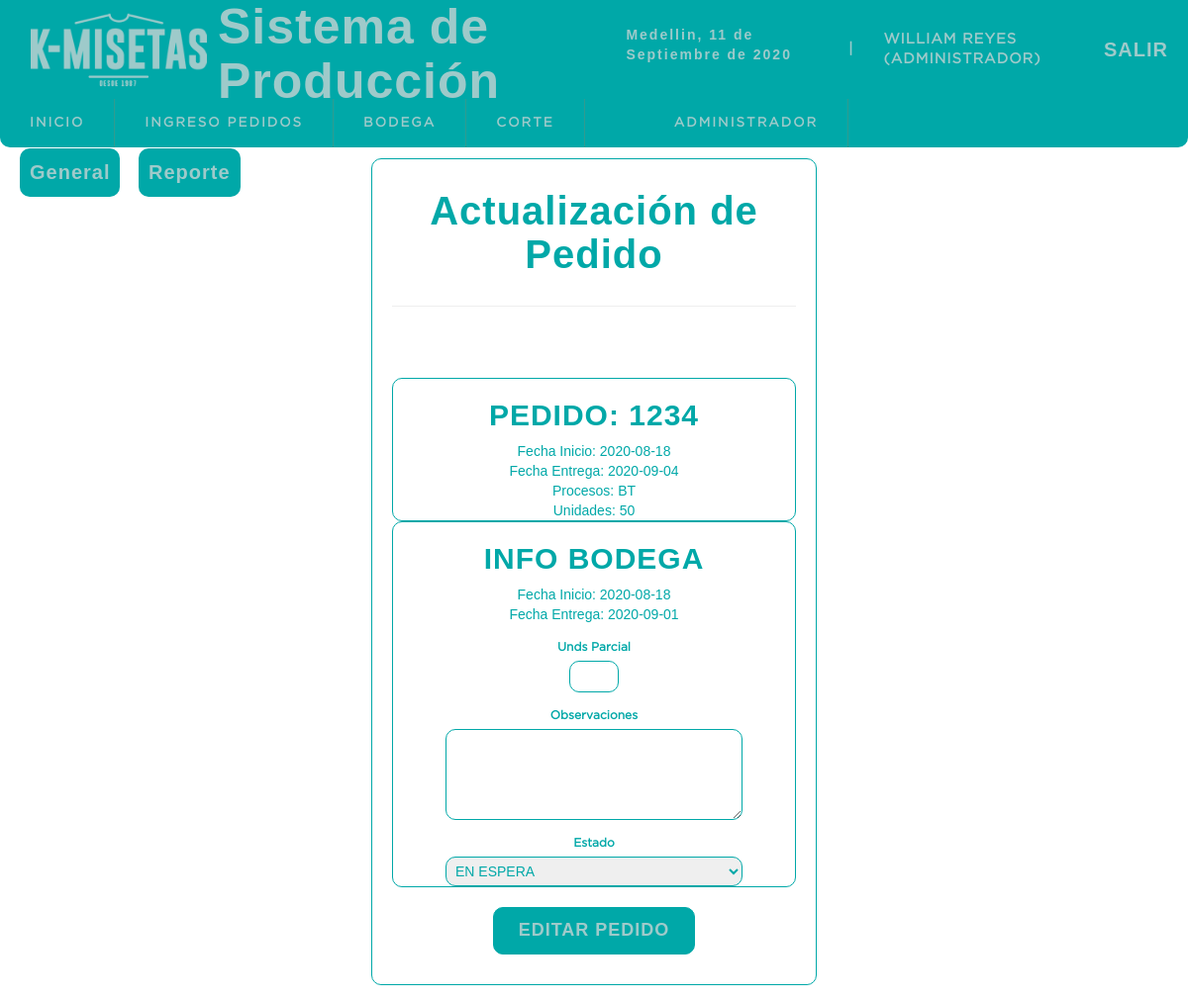
The page /sistema/editar_bodega.php?id=4 (signed in) on the database as committed earlier.
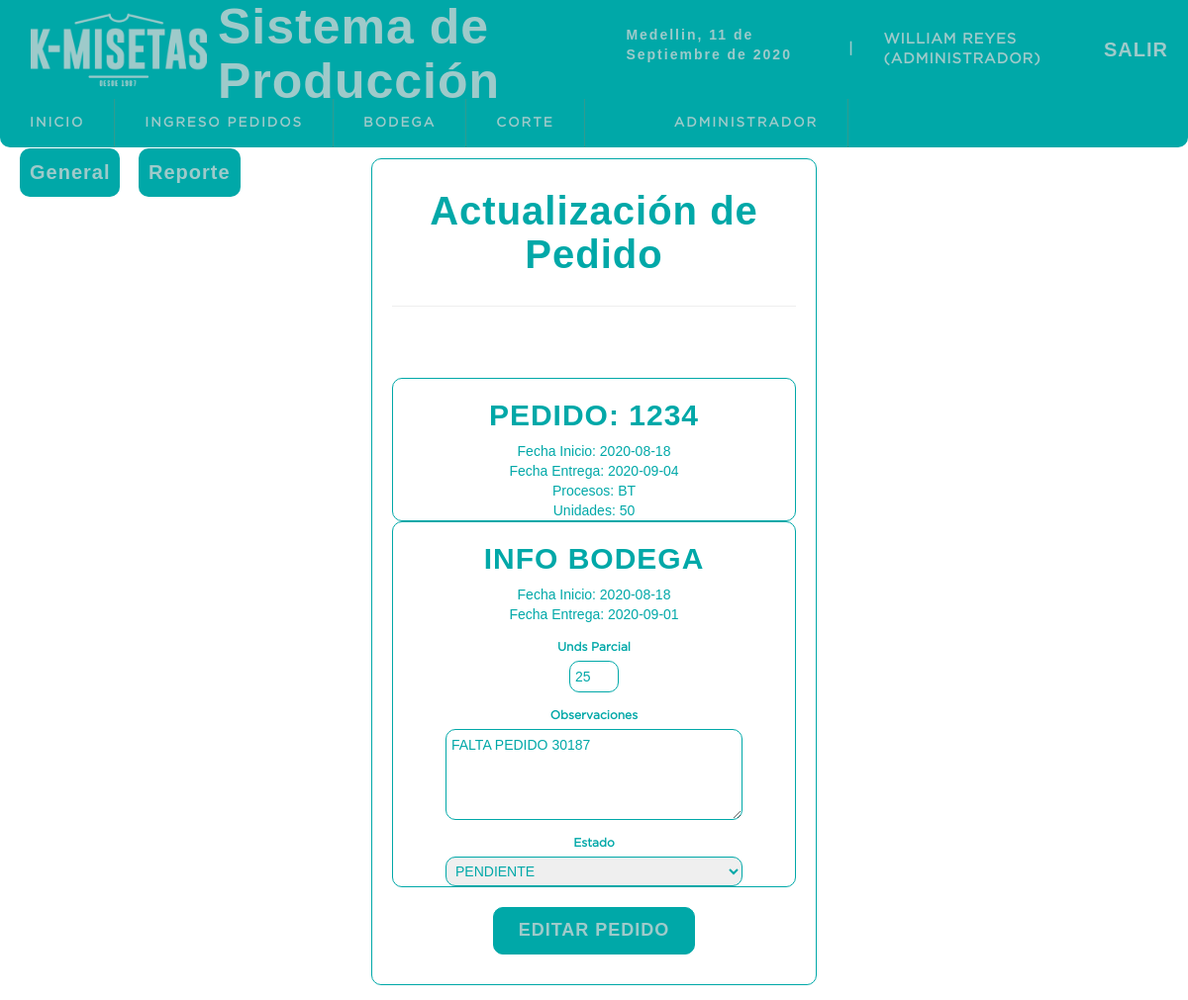
The same page on the database as committed later.
### tables this page shows
CREATE TABLE `pedidos` (
  `idpedido` int(11) NOT NULL,
  `num_pedido` varchar(10) NOT NULL,
  `cliente` varchar(50) NOT NULL,
  `asesor` varchar(15) NOT NULL,
  `fecha_inicio` date NOT NULL,
  `fecha_fin` date NOT NULL,
  `dias_habiles` int(11) NOT NULL,
  `procesos` int(11) NOT NULL,
  `unds` int(11) NOT NULL,
  `fecha_ingreso` datetime NOT NULL DEFAULT CURRENT_TIMESTAMP,
  `usuario` int(11) NOT NULL,
  `area_inicio` varchar(13) NOT NULL DEFAULT '0',
  `estado` int(11) NOT NULL DEFAULT '0'
);

CREATE TABLE `estado` (
  `id_estado` int(11) NOT NULL,
  `estado` varchar(15) NOT NULL
);

CREATE TABLE `procesos` (
  `idproceso` int(11) NOT NULL,
  `siglas` varchar(5) NOT NULL,
  `1` varchar(13) NOT NULL,
  `2` varchar(13) NOT NULL,
  `3` varchar(13) NOT NULL,
  `4` varchar(13) NOT NULL,
  `5` varchar(13) NOT NULL,
  `6` varchar(13) NOT NULL,
  `tiempo1` decimal(10,2) NOT NULL,
  `tiempo2` decimal(10,2) NOT NULL,
  `tiempo3` decimal(10,2) DEFAULT NULL,
  `tiempo4` decimal(10,2) DEFAULT NULL,
  `tiempo5` decimal(10,2) DEFAULT NULL,
  `tiempo6` decimal(10,2) DEFAULT NULL,
  `dias_habiles` int(11) NOT NULL
);

CREATE TABLE `bodega` (
  `idbodega` int(11) NOT NULL,
  `pedido` int(11) NOT NULL,
  `iniciofecha` date NOT NULL,
  `finfecha` date NOT NULL,
  `dias` int(11) NOT NULL,
  `inicioprocesofecha` date NOT NULL,
  `finprocesofecha` date NOT NULL,
  `obs_bodega` varchar(500) DEFAULT NULL,
  `parcial` int(11) DEFAULT '0',
  `estado` int(11) NOT NULL DEFAULT '0',
  `usuario` int(11) DEFAULT NULL
);

### sistema/editar_bodega.php (the view, shortened to what this page needs)
<?php
include "../conexion.php";
$idbodega= $_GET['id'];
$sql= mysqli_query($conexion,"SELECT pe.num_pedido, pe.cliente, pe.asesor, pe.fecha_inicio as 'iniciopedido',
pe.fecha_fin as 'finpedido', pe.dias_habiles as 'diaspedido', pe.unds, pe.fecha_ingreso, pe.usuario,
bo.idbodega, bo.iniciofecha as 'iniciobodega', bo.finfecha as 'finbodega', bo.dias as 'diasbodega',
bo.inicioprocesofecha, bo.finprocesofecha, bo.parcial, us.usuario, bo.obs_bodega, pr.siglas, es.estado, es.id_estado
FROM pedidos pe
INNER JOIN procesos pr ON pe.procesos=pr.idproceso
INNER JOIN bodega bo ON pe.idpedido=bo.pedido
INNER JOIN usuario us on pe.usuario=us.idusuario
INNER JOIN estado es ON bo.estado=es.id_estado WHERE bo.idbodega=$idbodega");
$result_sql=mysqli_num_rows($sql);
if ($result_sql==0){
    header('location listabodegageneral.php');
}else{
    $data=mysqli_fetch_array($sql);
        $pedido= $data['num_pedido'];
        $iniciopedido=$data['iniciopedido'];
        $finpedido=$data['finpedido'];
        $siglas=$data['siglas'];
        $unds=$data['unds'];
        $iniciobodega=$data['iniciobodega'];
        $finbodega=$data['finbodega'];
        $parcial=$data['parcial'];
        $obs=$data['obs_bodega'];
        $estado=$data['estado'];
        $idestado=$data['id_estado'];
    }
?>
<!DOCTYPE html>
<html lang="es">
<head>
	<?php include "includes/scripts.php"?>
</head>
<body>
<?php
include "includes/header.php"?>
<section id="container">
    <div class="form-register">
    <a href="listabodegageneral.php" class="btn_new" style="position:fixed ; top:150px; left: 0px;">General</a>
    <a href="" class="btn_new" style="position:fixed ; top:150px; left: 120px;">Reporte</a>
        <form action="" method="post">
       <h1>Actualización de Pedido</h1>
        <hr>
        <div class="alert"><?php echo isset($alert) ? $alert : '';?></div>
        <div style="border: 1px solid #00a8a8; border-radius: 10px; ">
        <center> <h3 style="text-transform: uppercase; ">pedido: <?php echo $pedido?></h3>
        <div>
            Fecha Inicio: <?php echo $iniciopedido?>
        </div>
        <div>
            Fecha Entrega: <?php echo $finpedido?>
        </div>
        <div>
            Procesos: <?php echo $siglas?>
        </div>
        <div>
            Unidades: <?php echo $unds?>
        </div>
        </center>
        </div>
        <div style="border: 1px solid #00a8a8; border-radius: 10px; ">
        <center> <h3 style="text-transform: uppercase; ">Info Bodega</h3>
        <div>
            Fecha Inicio: <?php echo $iniciobodega?>
        </div>
        <div>
            Fecha Entrega: <?php echo $finbodega?>
        </div>
        <div>
            <label for="parcial">Unds Parcial</label>
            <input style ="width: 50px"type="text" name="parcial" id="parcial" autocomplete="off" value="<?php echo $parcial;?>">
        </div>
        <div>
            <label for="obs">Observaciones</label>
            <textarea  style ="width: 300px" name="obs" id="obs" rows="4" cols="45"><?php echo $obs;?></textarea>
        </div>
        <div>
            <label for="estado">Estado</label>
          <select style ="width: 300px" name="estado" id="estado" class="itemunico">
              <?php echo "  <option value=\"".$idestado."\">".$estado."</option>";?>
          </select>
        </div>
        </center>
        </div>
        <input type="submit" value="Editar Pedido" class="btn-save">
        </form>
    </div>
</section>
</body>
</html>

Rows that differ between the two databases and show on the page:
changed pedidos "BT": parcial (not shown) → "25"; obs (not shown) → "falta pedido 30187"; estado "En Espera" → "Pendiente"
